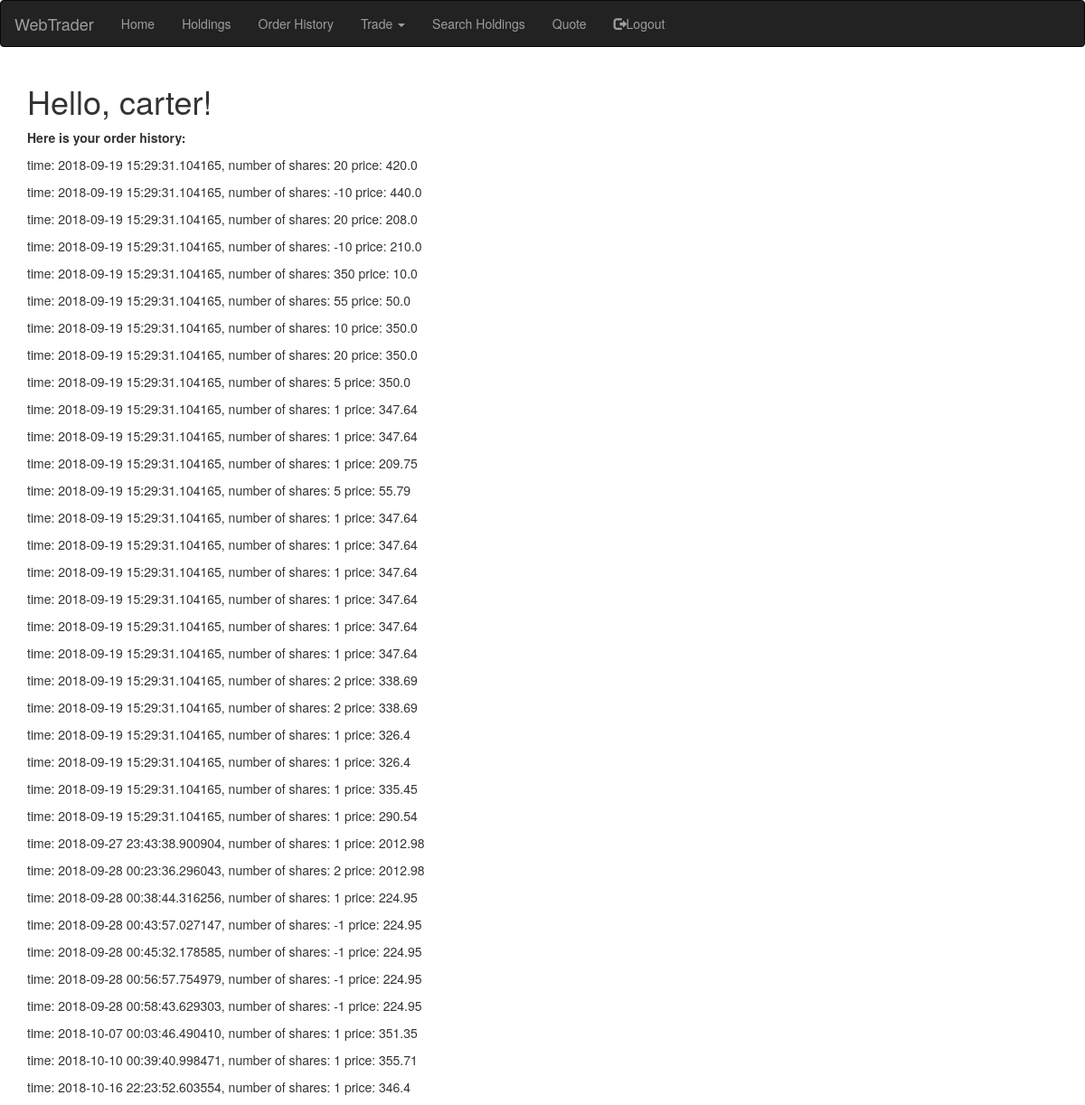
/orderhistory (signed in), run on an earlier commit of the app's database.
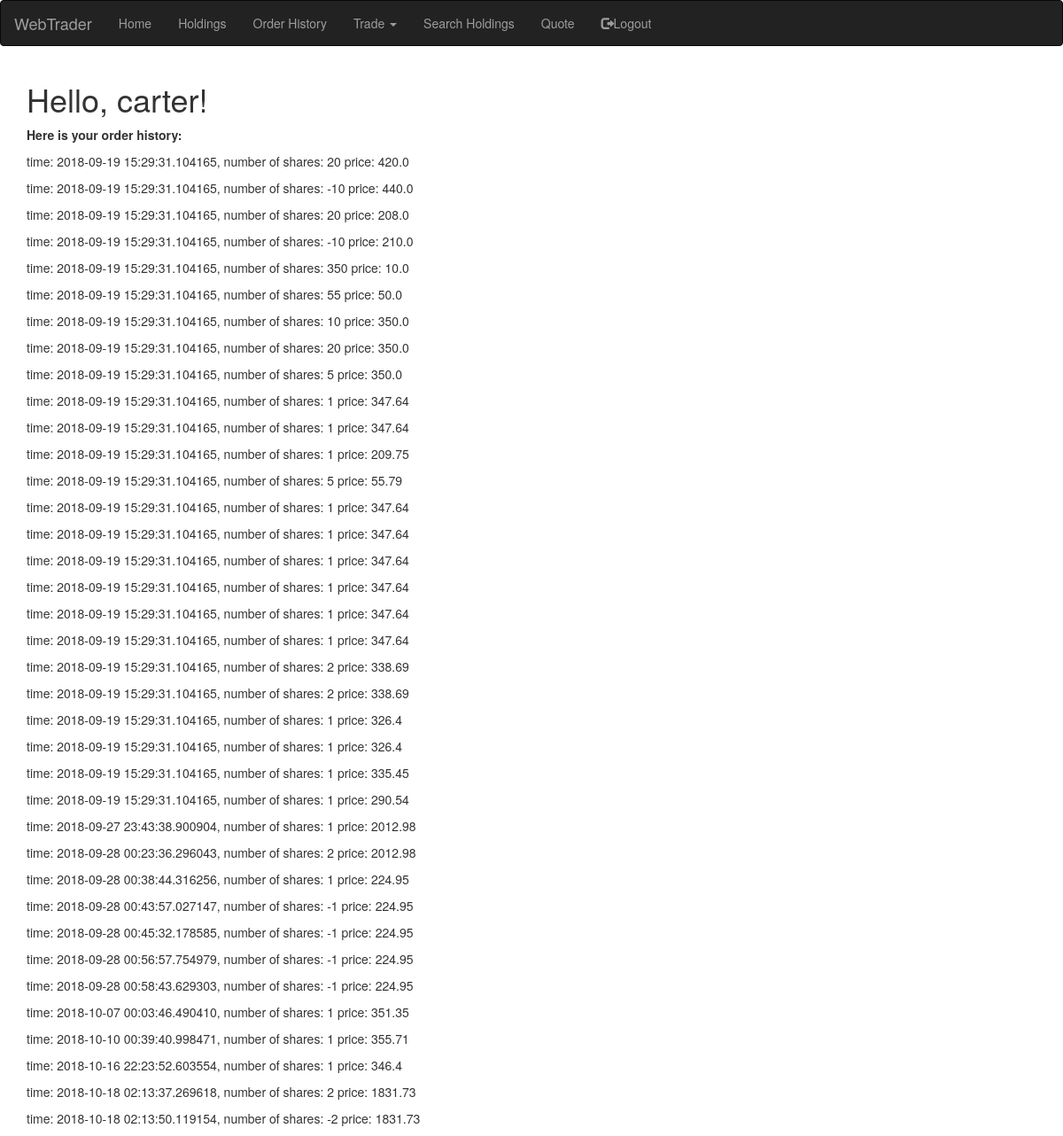
And on a later commit of the database.
### app/models.py (models this page shows, shortened)
class accounts(UserMixin, db.Model):
    id = db.Column(db.Integer, primary_key=True)
    username = db.Column(db.String(64), index=True, unique=True)
    email = db.Column(db.String(120), index=True, unique=True)
    password_hash = db.Column(db.String(128))
    balance=db.Column(db.Float)
    api_key=db.Column(db.Integer)
    holdings=db.relationship('holdings', backref='positions', lazy='dynamic')
    orders=db.relationship('orders', backref='order_history', lazy='dynamic')

class orders(db.Model):
    id = db.Column(db.Integer, primary_key=True)
    ticker_symbol=db.Column(db.String(20))
    last_price=db.Column(db.Float)
    trade_volume=db.Column(db.Integer)
    timestamp=db.Column(db.DateTime, index=True, default=datetime.utcnow)
    account_pk=db.Column(db.Integer, db.ForeignKey('accounts.id'))

### app/routes.py (the view)
@app.route('/orderhistory', methods=['GET'])
@login_required
def orderhistory():
    return render_template("orderhistory.html", title='Order History', orderhistory=get_orders(current_user))

### app/models.py (called while the page is built)
@login.user_loader
def load_user(id):
    return accounts.query.get(int(id))

### app/routes.py (called while the page is built)
def get_orders(current_user):
    currentuser = accounts.query.filter_by(username=current_user.username).first()
    account_pk=currentuser.id
    ordershistory=orders.query.filter_by(account_pk=account_pk).all()
    return ordershistory

### app/templates/orderhistory.html
{% extends "base.html" %}
{% import 'bootstrap/wtf.html' as wtf %}
{% block app_content %}
    <h1>Hello, {{ current_user.username }}!</h1>
    <div><p><b>Here is your order history:</b></p></div>
    {% for orders in orderhistory %}
    <div><p>time: {{ orders.timestamp }}, number of shares: {{ orders.trade_volume }} price: {{ orders.last_price }}</p></div>
    {% endfor %}
{% endblock %}

### app/templates/base.html (shortened to what this page needs)
{% extends 'bootstrap/base.html' %}
{% block navbar %}
    <nav class="navbar navbar-inverse">
        <div class="container-fluid">
            <div class="navbar-default">
                <a class="navbar-brand" href="{{ url_for('index') }}">WebTrader</a>
            </div>
            <div class="collapse navbar-collapse" id="bs-example-navbar-collapse-1">
                <ul class="nav navbar-nav navbar-left">
                    <li><a href="{{ url_for('index') }}">Home</a></li>
                    {% if current_user.is_anonymous %}
                    <li><a href="{{ url_for('login') }}"><span class="glyphicon glyphicon-log-in"></span>Login</a></li>
                    <li><a href="{{ url_for('register') }}"><span class="glyphicon glyphicon-user"></span>Register</a></li>
                    {% else %}
                    <li><a href="{{ url_for('uholdings') }}">Holdings</a></li>
                    <li><a href="{{ url_for('orderhistory') }}">Order History</a></li>
                    <li class="dropdown">
                        <a class="dropdown-toggle" data-toggle="dropdown" href="#">Trade
                        <span class="caret"></span></a>
                    </li>
                    <li><a href="{{ url_for('specificholding') }}">Search Holdings</a></li>
                    <li><a href="{{ url_for('pricequote') }}">Quote</a></li>
                    <li class="nav navbar-nav navbar-left"><a href="{{ url_for('logout') }}"><span class="glyphicon glyphicon-log-out"></span>Logout</a></li>
                    {% endif %}
                </ul>
            </div>
        </div>
    </nav>
{% endblock %}
{% block content %}
    <div class="container">
        {% block app_content %}{% endblock %}
    </div>
{% endblock %}

What changed in the data, as far as the page shows it:
added orders: timestamp "2018-10-18 02:13:37.269618", trade_volume "2", last_price "1831.73"
added orders: timestamp "2018-10-18 02:13:50.119154", trade_volume "-2", last_price "1831.73"
